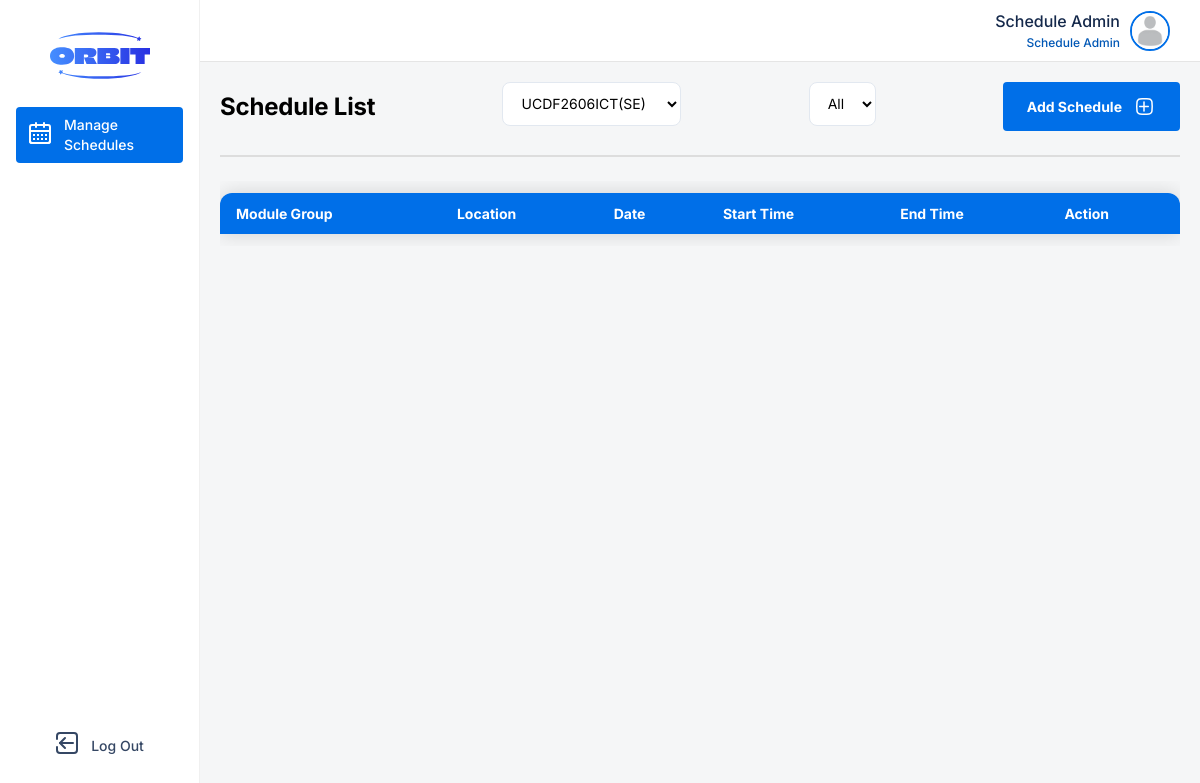
/client/src/pages/schedule-management/dashboard.php?intakeID=UCDF2606ICT(SE) (signed in), run on an earlier commit of the app's database.
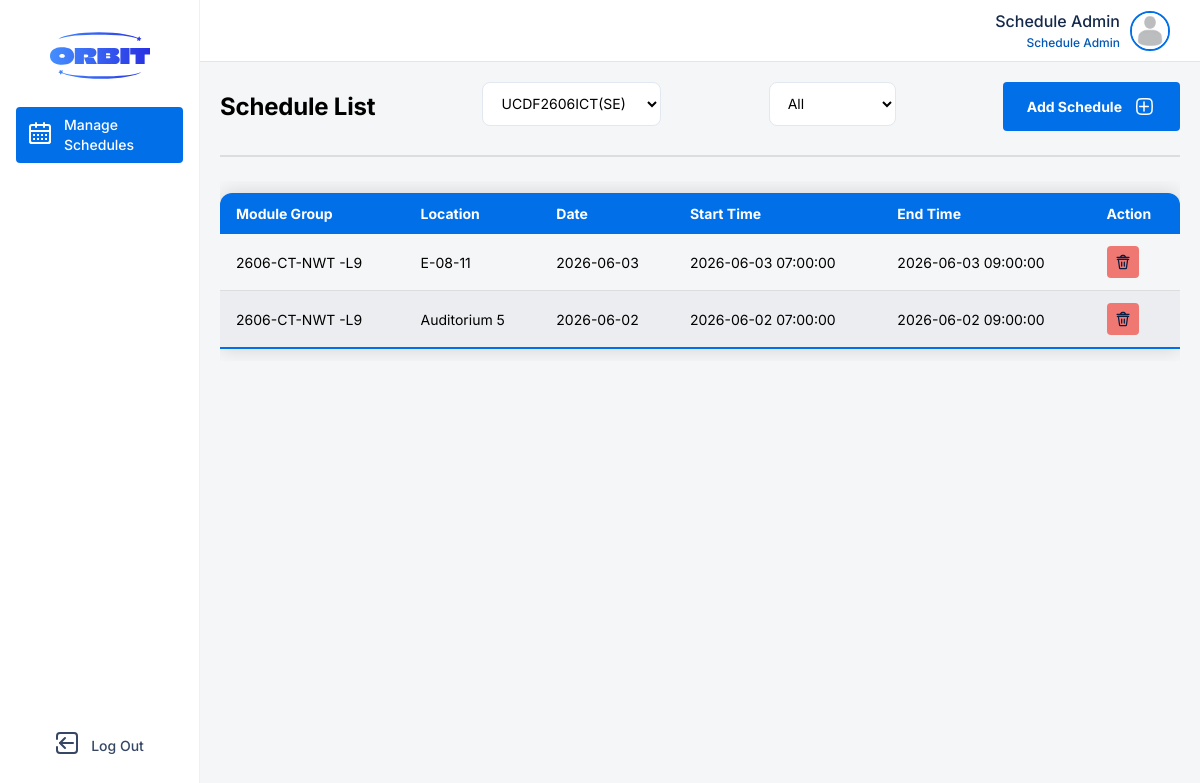
And on a later commit of the database.
### tables this page shows
CREATE TABLE IF NOT EXISTS `schedule` (
  `schedule_id` int NOT NULL AUTO_INCREMENT,
  `module_group_id` varchar(25) NOT NULL,
  `classroom_id` int NOT NULL,
  `start_time` timestamp NOT NULL,
  `end_time` timestamp NOT NULL,
  `date` date NOT NULL,
  PRIMARY KEY (`schedule_id`),
  KEY `module_group_id` (`module_group_id`),
  KEY `classroom_id` (`classroom_id`)
);

CREATE TABLE IF NOT EXISTS `module_group` (
  `module_group_id` varchar(25) NOT NULL,
  `course_module_id` int NOT NULL,
  `type` varchar(10) NOT NULL,
  PRIMARY KEY (`module_group_id`),
  KEY `course_module_id` (`course_module_id`)
);

CREATE TABLE IF NOT EXISTS `location` (
  `location_id` varchar(20) NOT NULL,
  `name` varchar(255) NOT NULL,
  `floor` varchar(4) NOT NULL,
  `type` varchar(50) NOT NULL,
  PRIMARY KEY (`location_id`)
);

### server/controllers/schedule-controller.php (called while the page is built, shortened)
<?php
class ScheduleController {
    private $connection;
    public function __construct() {
        global $connect;
        $this->connection = $connect;
    }
    public function getScheduleList($filter) {
        if ($filter['intakeID'] === $filter['week'] && $filter['intakeID'] === "All") {
            $sql = "SELECT * FROM schedule s
                    LEFT JOIN classroom c ON s.classroom_id = c.classroom_id
                    LEFT JOIN location l ON l.location_id = c.location_id
                    ORDER BY date DESC";
        } elseif ($filter['week'] === "All") {
            $intakeID = $filter['intakeID'];
            $sql = "SELECT * FROM schedule s
                    LEFT JOIN module_group m ON m.module_group_id = s.module_group_id
                    LEFT JOIN course_module c ON m.course_module_id = c.course_module_id
                    LEFT JOIN classroom b ON s.classroom_id = b.classroom_id
                    LEFT JOIN location l ON b.location_id = l.location_id
                    WHERE c.intake_id = '$intakeID'
                    ORDER BY date DESC;";
        }
        $statement = mysqli_query($this->connection, $sql);
        $result = [];
        while ($schedule = mysqli_fetch_array($statement)) {
            $result[] = [
                "scheduleID" => $schedule['schedule_id'],
                "moduleGroupID" => $schedule['module_group_id'],
                "locationID" => $schedule["location_id"],
                "location" => $schedule["name"],
                "startTime" => $schedule["start_time"],
                "endTime" => $schedule["end_time"],
                "date" => $schedule["date"]
            ];
        }
        return $result;
    }
}
?>

### server/routes/schedule-management-route.php (called while the page is built, shortened)
<?php
require_once ROOT . CONTROLLERS . '/schedule-controller.php';
$scheduleController = new ScheduleController();
function getScheduleList($input) {
    global $scheduleController;
    return $scheduleController->getScheduleList($input);
}
?>

### client/src/pages/schedule-management/dashboard.php (the view, shortened to what the changed rows need)
<?php
include_once ROOT . COMPONENTS . '/header.php';
include_once ROOT . COMPONENTS . '/footer.php';
require_once ROOT . FEATURES . '/schedule-management/schedule-component.php';
$intakeID = "All";
$week = "All";
if (isset($_GET['intakeID'])) {
    $intakeID = $_GET['intakeID'];
}
?>
<div class="page-content">
    <div class="manage-users-container">
        <?php
        $scheduleList = getScheduleList(["intakeID" => $intakeID, "week" => $week]);
        renderScheduleTable($scheduleList, $intakeID, $week);
        ?>
    </div>
</div>

### client/src/features/schedule-management/schedule-component.php (shortened to what the changed rows need)
<?php
function renderScheduleTable($scheduleList, $intakeID, $week)
{
?>
    <div class="table-container">
    <table class="users-table">
        <thead>
            <tr>
                <th>Module Group</th>
                <th>Location</th>
                <th>Date</th>
                <th>Start Time</th>
                <th>End Time</th>
                <th>Action</th>
            </tr>
        </thead>
        <tbody>
            <?php foreach ($scheduleList as $schedule):
            ?>
                <tr>
                    <td><?php echo $schedule['moduleGroupID']; ?></td>
                    <td><?php echo $schedule['location']; ?></td>
                    <td><?php echo $schedule['date']; ?></td>
                    <td><?php echo $schedule['startTime']; ?></td>
                    <td><?php echo $schedule['endTime']; ?></td>
                    <td>
                        <form class="actions" method="post" action="<?php echo SERVICES ?>/manage-schedule-service.php">
                            <button class="action-btn" id="delete-btn" name="deleteSchedule" type="submit">
                            </button>
                        </form>
                    </td>
                </tr>
            <?php endforeach; ?>
        </tbody>
    </table>
    </div>
<?php
}
?>

What changed in the data, as far as the page shows it:
added schedule: module_group.module_group_id "2606-CT-NWT -L9", location.name "E-08-11", date "2026-06-03", start_time "2026-06-03 07:00:00", end_time "2026-06-03 09:00:00"
added schedule: module_group.module_group_id "2606-CT-NWT -L9", location.name "Auditorium 5", date "2026-06-02", start_time "2026-06-02 07:00:00", end_time "2026-06-02 09:00:00"
